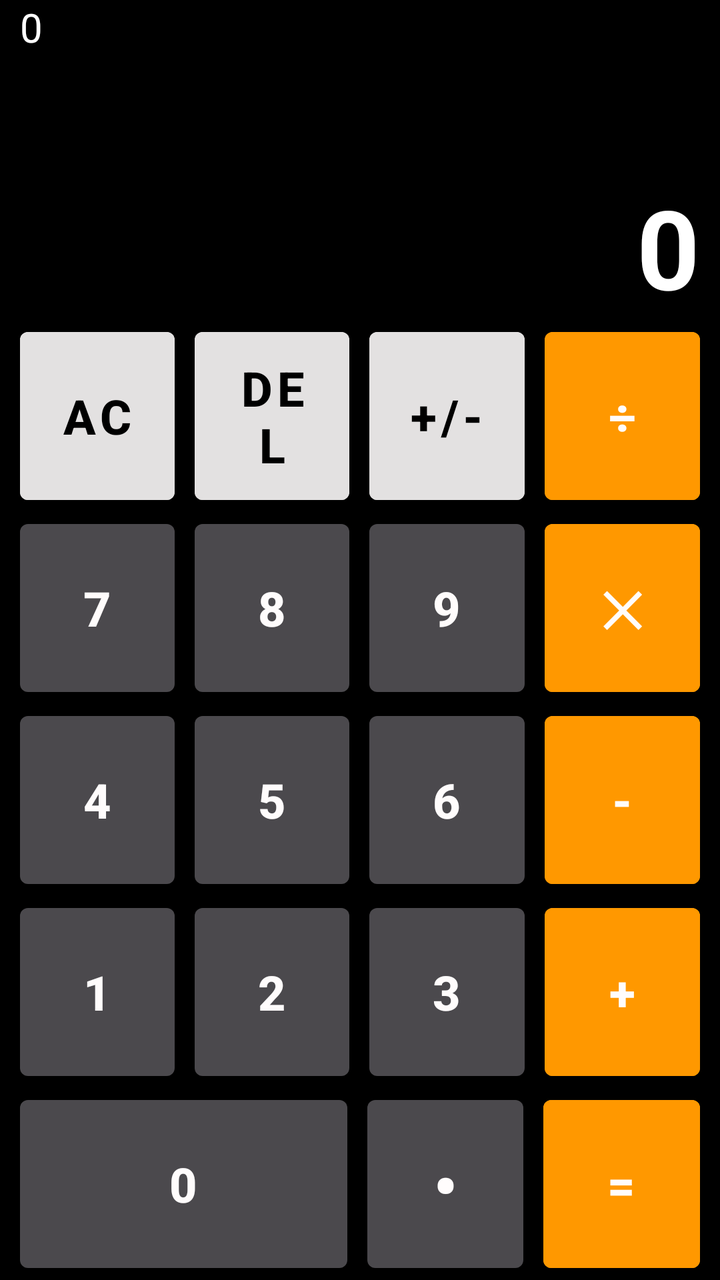
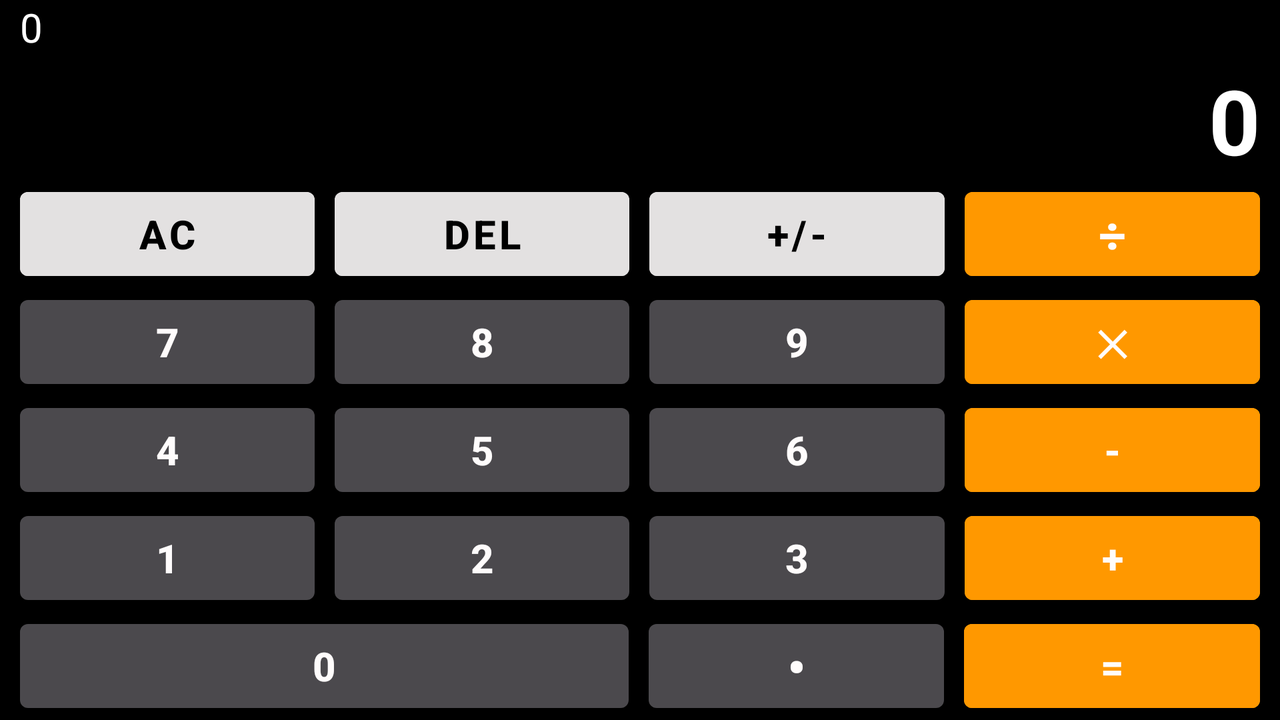

First picture: res/layout/ on a phone held upright. Second picture: the repository's own variant of that layout, on a device whose configuration matches the variant's folder. Source for both follows.
<!-- AndroidManifest.xml: application theme Theme.HaystackCalculator -->
<!-- res/layout/activity_main.xml -->
<?xml version="1.0" encoding="utf-8"?>
<androidx.constraintlayout.widget.ConstraintLayout xmlns:android="http://schemas.android.com/apk/res/android"
    xmlns:app="http://schemas.android.com/apk/res-auto"
    xmlns:tools="http://schemas.android.com/tools"
    android:layout_width="match_parent"
    android:layout_height="match_parent"
    android:background="@color/black"
    android:onClick="moveToAboutApp">

    <TextView
        android:id="@+id/history"
        android:layout_width="match_parent"
        android:layout_height="0dp"
        android:layout_marginStart="10dp"
        android:layout_marginEnd="10dp"
        android:text="0"
        android:textAlignment="textStart"
        android:textColor="#FFFFFF"
        android:textSize="20sp"
        app:layout_constraintEnd_toEndOf="parent"
        app:layout_constraintHeight_percent=".1"
        app:layout_constraintHorizontal_bias="0.0"
        app:layout_constraintStart_toStartOf="parent"
        app:layout_constraintTop_toTopOf="parent" />

    <TextView
        android:id="@+id/result"
        android:layout_width="match_parent"
        android:layout_height="0dp"
        android:layout_marginStart="10dp"
        android:layout_marginEnd="10dp"
        android:gravity="bottom|end"
        android:text="0"
        android:textColor="#FFFFFF"
        android:textIsSelectable="true"
        android:textSize="55sp"
        android:textStyle="bold"
        app:layout_constraintHeight_percent=".15"
        app:layout_constraintHorizontal_bias="0.0"
        app:layout_constraintLeft_toLeftOf="parent"
        app:layout_constraintRight_toRightOf="parent"
        app:layout_constraintTop_toBottomOf="@+id/history" />

    <TableRow
        android:id="@+id/tableRow1"
        android:layout_width="match_parent"
        android:layout_height="0dp"
        app:layout_constraintEnd_toEndOf="parent"
        app:layout_constraintHeight_percent=".15"
        app:layout_constraintStart_toStartOf="parent"
        app:layout_constraintTop_toBottomOf="@+id/result">

        <Button
            android:id="@+id/buttonAC"
            android:layout_width="0dp"
            android:layout_height="match_parent"
            android:layout_marginStart="10dp"
            android:layout_weight="1"
            android:backgroundTint="#E3E1E1"
            android:text="AC"
            android:textColor="#000000"
            android:textSize="24sp"
            android:textStyle="bold" />

        <Button
            android:id="@+id/buttonDel"
            android:layout_width="0dp"
            android:layout_height="match_parent"
            android:layout_marginStart="10dp"
            android:layout_weight="1"
            android:backgroundTint="#E3E1E1"
            android:text="DEL"
            android:textColor="#000000"
            android:textSize="24sp"
            android:textStyle="bold" />

        <Button
            android:id="@+id/buttonSign"
            android:layout_width="0dp"
            android:layout_height="match_parent"
            android:layout_marginStart="10dp"
            android:layout_weight="1"
            android:backgroundTint="#E3E1E1"
            android:text="+/-"
            android:textColor="#000000"
            android:textSize="24sp"
            android:textStyle="bold" />

        <Button
            android:id="@+id/buttonDivision"
            android:layout_width="0dp"
            android:layout_height="match_parent"
            android:layout_marginStart="10dp"
            android:layout_marginEnd="10dp"
            android:layout_weight="1"
            android:backgroundTint="#FF9800"
            android:text="÷"

            android:textColor="#FFFCFC"
            android:textSize="24sp"
            android:textStyle="bold" />
    </TableRow>

    <TableRow
        android:id="@+id/tableRow2"
        android:layout_width="match_parent"
        android:layout_height="0dp"
        app:layout_constraintEnd_toEndOf="parent"
        app:layout_constraintHeight_percent=".15"
        app:layout_constraintStart_toStartOf="parent"
        app:layout_constraintTop_toBottomOf="@+id/tableRow1">

        <Button
            android:id="@+id/button7"
            android:layout_width="0dp"
            android:layout_height="match_parent"
            android:layout_marginStart="10dp"
            android:layout_weight="1"
            android:text="7"
            android:textColor="#FFFCFC"
            android:textSize="24sp"
            android:textStyle="bold" />

        <Button
            android:id="@+id/button8"
            android:layout_width="0dp"
            android:layout_height="match_parent"
            android:layout_marginStart="10dp"
            android:layout_weight="1"
            android:text="8"
            android:textColor="#FFFCFC"
            android:textSize="24sp"
            android:textStyle="bold" />

        <Button
            android:id="@+id/button9"
            android:layout_width="0dp"
            android:layout_height="match_parent"
            android:layout_marginStart="10dp"
            android:layout_weight="1"
            android:text="9"
            android:textColor="#FFFCFC"
            android:textSize="24sp"
            android:textStyle="bold" />

        <Button
            android:id="@+id/buttonMultiplication"
            android:layout_width="0dp"
            android:layout_height="match_parent"
            android:layout_marginStart="10dp"
            android:layout_marginEnd="10dp"
            android:layout_weight="1"
            android:backgroundTint="#FF9800"
            android:text="✕"
            android:textColor="#FFFCFC"
            android:textSize="24sp"
            android:textStyle="bold" />
    </TableRow>

    <TableRow
        android:id="@+id/tableRow3"
        android:layout_width="match_parent"
        android:layout_height="0dp"
        app:layout_constraintEnd_toEndOf="parent"
        app:layout_constraintHeight_percent=".15"
        app:layout_constraintStart_toStartOf="parent"
        app:layout_constraintTop_toBottomOf="@+id/tableRow2">

        <Button
            android:id="@+id/button4"
            android:layout_width="0dp"
            android:layout_height="match_parent"
            android:layout_marginStart="10dp"
            android:layout_weight="1"
            android:text="4"
            android:textColor="#FFFCFC"
            android:textSize="24sp"
            android:textStyle="bold" />

        <Button
            android:id="@+id/button5"
            android:layout_width="0dp"
            android:layout_height="match_parent"
            android:layout_marginStart="10dp"
            android:layout_weight="1"
            android:text="5"
            android:textColor="#FFFCFC"
            android:textSize="24sp"
            android:textStyle="bold" />

        <Button
            android:id="@+id/button6"
            android:layout_width="0dp"
            android:layout_height="match_parent"
            android:layout_marginStart="10dp"
            android:layout_weight="1"
            android:text="6"
            android:textColor="#FFFCFC"
            android:textSize="24sp"
            android:textStyle="bold" />

        <Button
            android:id="@+id/buttonMinus"
            android:layout_width="0dp"
            android:layout_height="match_parent"
            android:layout_marginStart="10dp"
            android:layout_marginEnd="10dp"
            android:layout_weight="1"
            android:backgroundTint="#FF9800"
            android:text="-"
            android:textColor="#FFFCFC"
            android:textSize="24sp"
            android:textStyle="bold" />
    </TableRow>

    <TableRow
        android:id="@+id/tableRow4"
        android:layout_width="match_parent"
        android:layout_height="0dp"
        app:layout_constraintEnd_toEndOf="parent"
        app:layout_constraintHeight_percent=".15"
        app:layout_constraintStart_toStartOf="parent"
        app:layout_constraintTop_toBottomOf="@+id/tableRow3">

        <Button
            android:id="@+id/button1"
            android:layout_width="0dp"
            android:layout_height="match_parent"
            android:layout_marginStart="10dp"
            android:layout_weight="1"
            android:text="1"
            android:textColor="#FFFCFC"
            android:textSize="24sp"
            android:textStyle="bold" />

        <Button
            android:id="@+id/button2"
            android:layout_width="0dp"
            android:layout_height="match_parent"
            android:layout_marginStart="10dp"
            android:layout_weight="1"
            android:text="2"
            android:textColor="#FFFCFC"
            android:textSize="24sp"
            android:textStyle="bold" />

        <Button
            android:id="@+id/button3"
            android:layout_width="0dp"
            android:layout_height="match_parent"
            android:layout_marginStart="10dp"
            android:layout_weight="1"
            android:text="3"
            android:textColor="#FFFCFC"
            android:textSize="24sp"
            android:textStyle="bold" />

        <Button
            android:id="@+id/buttonPlus"
            android:layout_width="0dp"
            android:layout_height="match_parent"
            android:layout_marginStart="10dp"
            android:layout_marginEnd="10dp"
            android:layout_weight="1"
            android:backgroundTint="#FF9800"
            android:text="+"
            android:textColor="#FFFCFC"
            android:textSize="24sp"
            android:textStyle="bold" />
    </TableRow>

    <TableRow
        android:id="@+id/tableRow5"
        android:layout_width="match_parent"
        android:layout_height="0dp"
        app:layout_constraintEnd_toEndOf="parent"
        app:layout_constraintHeight_percent=".15"
        app:layout_constraintStart_toStartOf="parent"
        app:layout_constraintTop_toBottomOf="@+id/tableRow4">

        <Button
            android:id="@+id/button0"
            android:layout_width="0dp"
            android:layout_height="match_parent"
            android:layout_marginStart="10dp"
            android:layout_weight="2.1"
            android:text="0"
            android:textColor="#FFFCFC"
            android:textSize="24sp"
            android:textStyle="bold" />

        <Button
            android:id="@+id/buttonDot"
            android:layout_width="0dp"
            android:layout_height="match_parent"
            android:layout_marginStart="10dp"
            android:layout_weight="1"
            android:text="•"
            android:textColor="#FFFCFC"
            android:textSize="33sp"
            android:textStyle="bold" />

        <Button
            android:id="@+id/buttonEquals"
            android:layout_width="0dp"
            android:layout_height="match_parent"
            android:layout_marginStart="10dp"
            android:layout_marginEnd="10dp"
            android:layout_weight="1"
            android:backgroundTint="#FF9800"
            android:text="="
            android:textColor="#FFFCFC"
            android:textSize="24sp"
            android:textStyle="bold" />


    </TableRow>

    <FrameLayout
        android:id="@+id/menu_frame"
        android:layout_width="match_parent"
        android:layout_height="match_parent"
        app:layout_constraintBottom_toBottomOf="parent"
        app:layout_constraintEnd_toEndOf="parent"
        app:layout_constraintStart_toStartOf="parent"
        app:layout_constraintTop_toTopOf="parent">

    </FrameLayout>
</androidx.constraintlayout.widget.ConstraintLayout>
<!-- resources referenced by this layout -->
<resources>
  <color name="black">#FF000000</color>
  <style name="Theme.HaystackCalculator" parent="Theme.MaterialComponents.DayNight.DarkActionBar">
          
          <item name="colorPrimary">@color/purple_500</item>
          <item name="colorPrimaryVariant">@color/purple_700</item>
          <item name="colorOnPrimary">@color/white</item>
          
          <item name="colorSecondary">@color/teal_200</item>
          <item name="colorSecondaryVariant">@color/teal_700</item>
          <item name="colorOnSecondary">@color/black</item>
          
          <item name="android:statusBarColor">?attr/colorPrimaryVariant</item>
  
  
          
      </style>
  <color name="purple_500">#4B494D</color>
  <color name="purple_700">#000000</color>
  <color name="white">#FFFFFFFF</color>
  <color name="teal_200">#FF03DAC5</color>
  <color name="teal_700">#FF018786</color>
</resources>
<!-- res/layout-land/activity_main.xml (the repository's variant of the layout above) -->
<!-- drawn on the phone turned sideways -->
<?xml version="1.0" encoding="utf-8"?>
<androidx.constraintlayout.widget.ConstraintLayout xmlns:android="http://schemas.android.com/apk/res/android"
    xmlns:app="http://schemas.android.com/apk/res-auto"
    xmlns:tools="http://schemas.android.com/tools"
    android:layout_width="match_parent"
    android:layout_height="match_parent"
    android:background="@color/black">

    <TextView
        android:id="@+id/history"
        android:layout_width="match_parent"
        android:layout_height="0dp"
        android:text="0"
        android:textAlignment="textStart"
        android:layout_marginStart="10dp"
        android:layout_marginEnd="10dp"
        android:textColor="#FFFFFF"
        android:textSize="20sp"
        app:layout_constraintEnd_toEndOf="parent"
        app:layout_constraintHeight_percent=".1"
        app:layout_constraintHorizontal_bias="0.0"
        app:layout_constraintStart_toStartOf="parent"
        app:layout_constraintTop_toTopOf="parent"
        />

    <TextView
        android:id="@+id/result"
        android:layout_width="match_parent"
        android:layout_height="0dp"
        android:text="0"
        android:gravity="bottom|end"
        android:layout_marginStart="10dp"
        android:layout_marginEnd="10dp"
        android:textColor="#FFFFFF"
        app:layout_constraintHeight_percent=".15"
        app:layout_constraintHorizontal_bias="0.0"
        app:layout_constraintLeft_toLeftOf="parent"
        app:layout_constraintRight_toRightOf="parent"
        app:layout_constraintTop_toBottomOf="@+id/history"
        android:textSize="45sp"
        android:textStyle="bold"
        android:textIsSelectable="true"
        />

    <TableRow
        android:id="@+id/tableRow1"
        android:layout_width="match_parent"
        android:layout_height="0dp"
        app:layout_constraintHeight_percent=".15"
        app:layout_constraintEnd_toEndOf="parent"
        app:layout_constraintStart_toStartOf="parent"
        app:layout_constraintTop_toBottomOf="@+id/result">

        <Button
            android:id="@+id/buttonAC"
            android:layout_width="0dp"
            android:layout_height="match_parent"
            android:layout_marginStart="10dp"
            android:layout_weight="1"
            android:backgroundTint="#E3E1E1"
            android:text="AC"
            android:textColor="#000000"
            android:textSize="20sp"
            android:textStyle="bold" />

        <Button
            android:id="@+id/buttonDel"
            android:layout_width="0dp"
            android:layout_height="match_parent"
            android:layout_marginStart="10dp"
            android:layout_weight="1"
            android:backgroundTint="#E3E1E1"
            android:text="DEL"
            android:textColor="#000000"
            android:textSize="20sp"
            android:textStyle="bold" />

        <Button
            android:id="@+id/buttonSign"
            android:layout_width="0dp"
            android:layout_height="match_parent"
            android:layout_marginStart="10dp"
            android:layout_weight="1"
            android:backgroundTint="#E3E1E1"
            android:text="+/-"
            android:textColor="#000000"
            android:textSize="20sp"
            android:textStyle="bold" />

        <Button
            android:id="@+id/buttonDivision"
            android:layout_width="0dp"
            android:layout_height="match_parent"
            android:layout_marginStart="10dp"
            android:layout_marginEnd="10dp"
            android:layout_weight="1"
            android:backgroundTint="#FF9800"
            android:text="÷"
            android:textColor="#FFFCFC"
            android:textSize="24sp"
            android:textStyle="bold" />
    </TableRow>

    <TableRow
        android:id="@+id/tableRow2"
        android:layout_width="match_parent"
        android:layout_height="0dp"
        app:layout_constraintEnd_toEndOf="parent"
        app:layout_constraintHeight_percent=".15"
        app:layout_constraintStart_toStartOf="parent"
        app:layout_constraintTop_toBottomOf="@+id/tableRow1">

        <Button
            android:id="@+id/button7"
            android:layout_width="0dp"
            android:layout_height="match_parent"
            android:layout_marginStart="10dp"
            android:layout_weight="1"
            android:text="7"
            android:textColor="#FFFCFC"
            android:textSize="20sp"
            android:textStyle="bold" />

        <Button
            android:id="@+id/button8"
            android:layout_width="0dp"
            android:layout_height="match_parent"
            android:layout_marginStart="10dp"
            android:layout_weight="1"
            android:text="8"
            android:textColor="#FFFCFC"
            android:textSize="20sp"
            android:textStyle="bold" />

        <Button
            android:id="@+id/button9"
            android:layout_width="0dp"
            android:layout_height="match_parent"
            android:layout_marginStart="10dp"
            android:layout_weight="1"
            android:text="9"
            android:textColor="#FFFCFC"
            android:textSize="20sp"
            android:textStyle="bold" />

        <Button
            android:id="@+id/buttonMultiplication"
            android:layout_width="0dp"
            android:layout_height="match_parent"
            android:layout_marginStart="10dp"
            android:layout_marginEnd="10dp"
            android:layout_weight="1"
            android:backgroundTint="#FF9800"
            android:text="✕"
            android:textColor="#FFFCFC"
            android:textSize="18sp"
            android:textStyle="bold"/>
    </TableRow>

    <TableRow
        android:id="@+id/tableRow3"
        android:layout_width="match_parent"
        android:layout_height="0dp"
        app:layout_constraintHeight_percent=".15"
        app:layout_constraintEnd_toEndOf="parent"
        app:layout_constraintStart_toStartOf="parent"
        app:layout_constraintTop_toBottomOf="@+id/tableRow2">

        <Button
            android:id="@+id/button4"
            android:layout_width="0dp"
            android:layout_height="match_parent"
            android:layout_marginStart="10dp"
            android:layout_weight="1"
            android:text="4"
            android:textColor="#FFFCFC"
            android:textSize="20sp"
            android:textStyle="bold" />

        <Button
            android:id="@+id/button5"
            android:layout_width="0dp"
            android:layout_height="match_parent"
            android:layout_marginStart="10dp"
            android:layout_weight="1"
            android:text="5"
            android:textColor="#FFFCFC"
            android:textSize="20sp"
            android:textStyle="bold" />

        <Button
            android:id="@+id/button6"
            android:layout_width="0dp"
            android:layout_height="match_parent"
            android:layout_marginStart="10dp"
            android:layout_weight="1"
            android:text="6"
            android:textColor="#FFFCFC"
            android:textSize="20sp"
            android:textStyle="bold" />

        <Button
            android:id="@+id/buttonMinus"
            android:layout_width="0dp"
            android:layout_height="match_parent"
            android:layout_marginStart="10dp"
            android:layout_marginEnd="10dp"
            android:layout_weight="1"
            android:backgroundTint="#FF9800"
            android:text="-"
            android:textColor="#FFFCFC"
            android:textSize="20sp"
            android:textStyle="bold" />
    </TableRow>
    <TableRow
        android:id="@+id/tableRow4"
        android:layout_width="match_parent"
        android:layout_height="0dp"
        app:layout_constraintHeight_percent=".15"
        app:layout_constraintEnd_toEndOf="parent"
        app:layout_constraintStart_toStartOf="parent"
        app:layout_constraintTop_toBottomOf="@+id/tableRow3">

        <Button
            android:id="@+id/button1"
            android:layout_width="0dp"
            android:layout_height="match_parent"
            android:layout_marginStart="10dp"
            android:layout_weight="1"
            android:text="1"
            android:textColor="#FFFCFC"
            android:textSize="20sp"
            android:textStyle="bold"/>

        <Button
            android:id="@+id/button2"
            android:layout_width="0dp"
            android:layout_height="match_parent"
            android:layout_marginStart="10dp"
            android:layout_weight="1"
            android:text="2"
            android:textColor="#FFFCFC"
            android:textSize="20sp"
            android:textStyle="bold" />

        <Button
            android:id="@+id/button3"
            android:layout_width="0dp"
            android:layout_height="match_parent"
            android:layout_marginStart="10dp"
            android:layout_weight="1"
            android:text="3"
            android:textColor="#FFFCFC"
            android:textSize="20sp"
            android:textStyle="bold" />

        <Button
            android:id="@+id/buttonPlus"
            android:layout_width="0dp"
            android:layout_height="match_parent"
            android:layout_marginStart="10dp"
            android:layout_marginEnd="10dp"
            android:layout_weight="1"
            android:backgroundTint="#FF9800"
            android:text="+"
            android:textColor="#FFFCFC"
            android:textSize="20sp"
            android:textStyle="bold" />
    </TableRow>
    <TableRow
        android:id="@+id/tableRow5"
        android:layout_width="match_parent"
        android:layout_height="0dp"
        app:layout_constraintHeight_percent=".15"
        app:layout_constraintEnd_toEndOf="parent"
        app:layout_constraintStart_toStartOf="parent"
        app:layout_constraintTop_toBottomOf="@+id/tableRow4">

        <Button
            android:id="@+id/button0"
            android:layout_width="0dp"
            android:layout_height="match_parent"
            android:layout_marginStart="10dp"
            android:layout_weight="2.06"
            android:text="0"
            android:textColor="#FFFCFC"
            android:textSize="20sp"
            android:textStyle="bold" />

        <Button
            android:id="@+id/buttonDot"
            android:layout_width="0dp"
            android:layout_height="match_parent"
            android:layout_marginStart="10dp"
            android:layout_weight="1"
            android:text="•"
            android:textColor="#FFFCFC"
            android:textSize="25sp"
            android:textStyle="bold" />

        <Button
            android:id="@+id/buttonEquals"
            android:layout_width="0dp"
            android:layout_height="match_parent"
            android:layout_marginStart="10dp"
            android:layout_marginEnd="10dp"
            android:layout_weight="1"
            android:backgroundTint="#FF9800"
            android:text="="
            android:textColor="#FFFCFC"
            android:textSize="20sp"
            android:textStyle="bold" />


    </TableRow>
</androidx.constraintlayout.widget.ConstraintLayout>
